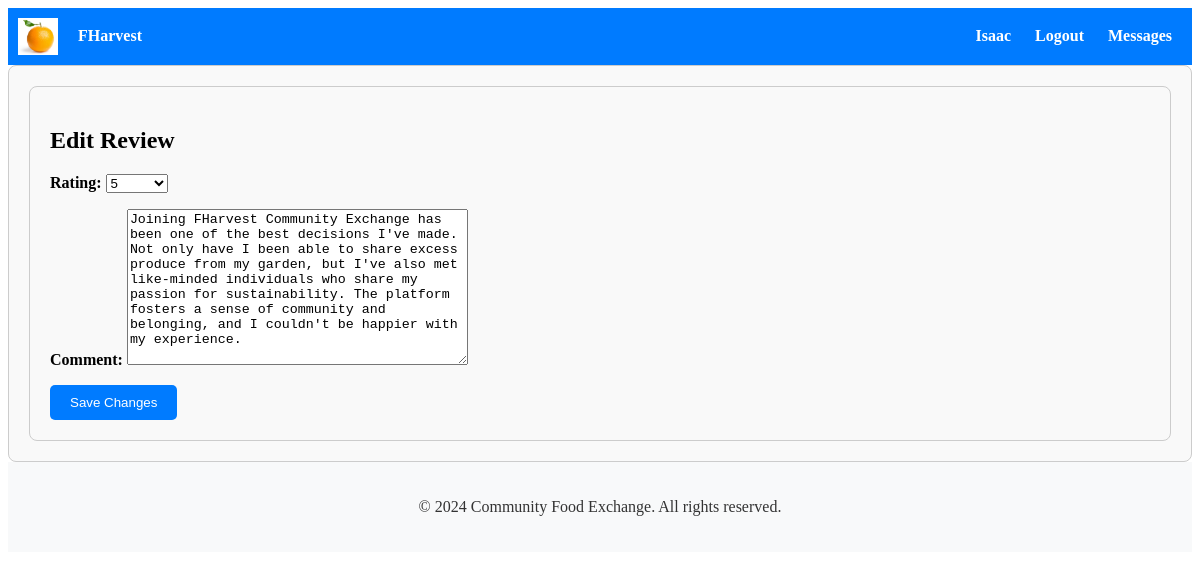
Screenshot of /edit_review/25/ (signed in) with the database file from the repository.
### ratings_reviews/models.py (models this page shows)
class Review(models.Model):
    reviewed_user = models.ForeignKey(User, on_delete=models.CASCADE)
    reviewer = models.ForeignKey(User, on_delete=models.CASCADE, related_name='given_reviews')
    rating = models.IntegerField(choices=[(i, i) for i in range(1, 6)])
    comment = models.TextField(blank=True)
    created_at = models.DateTimeField(auto_now_add=True)
    published = models.BooleanField(default=False)

### ratings_reviews/views.py (the view)
# urls.py: path('edit_review/<int:review_id>/', ratings_reviews_views.edit_review, name='edit_review'),  # Add this line for edit_review view
@login_required
def edit_review(request, review_id):
    review = get_object_or_404(Review, id=review_id)
    if request.method == 'POST':
        form = ReviewForm(request.POST, instance=review)
        if form.is_valid():
            form.save()
            return redirect('home')
    else:
        form = ReviewForm(instance=review)
    return render(request, 'ratings_reviews/edit_review.html', {'form': form, 'review': review})

### ratings_reviews/forms.py
class ReviewForm(forms.ModelForm):
    class Meta:
        model = Review
        fields = ['rating', 'comment']

### ratings_reviews/templates/ratings_reviews/edit_review.html (shortened to what this page needs)
{% extends 'accounts/base.html' %}
{% block content %}
<div class="container">
  <h2>Edit Review</h2>
  <form method="post">
    {{ form.as_p }}
    <button type="submit" class="btn btn-primary">Save Changes</button>
  </form>
</div>
{% endblock %}

### accounts/templates/accounts/base.html (shortened to what this page needs)
{% load static %}
<!DOCTYPE html>
<html lang="en">
<head>
    <link rel="stylesheet" type="text/css" href="{% static 'css/style.css' %}">
    <link href="https://cdn.jsdelivr.net/npm/bootstrap-icons@1.11.3/font/bootstrap-icons.css" rel="stylesheet">
    <link rel="stylesheet" href="{% static 'path/to/compiled/bootstrap-icons.css' %}">
</head>
<body>
    <nav>
        <div class="brand-name">
            <img src="{% static 'logo.png' %}" alt="Logo" class="logo">
            <a href="{% url 'home' %}" style="color: inherit; text-decoration: none;">
                FHarvest
            </a>
        </div>
        <div class="nav-links">
            {% if user.is_authenticated %}
            <a href="{% url 'profile_update' %}">
                <span class="username">{{ user.username }}</span>
            </a>
            <a href="{% url 'logout' %}">Logout</a>
            <a href="{% if latest_conversation_id %}{% url 'conversation_detail' latest_conversation_id %}{% else %}{% url 'conversation_list' %}{% endif %}">
                Messages {% if unread_messages_count %}<span class="badge">{{ unread_messages_count }}</span>{% endif %}
            </a>
            {% else %}
            <a href="{% url 'login' %}">Login</a>
            <a href="{% url 'signup' %}">Signup</a>
            {% endif %}
        </div>
    </nav>
    <div class="container">
        {% block content %}
        {% endblock %}
    </div>
    <footer>
        <p>© 2024 Community Food Exchange. All rights reserved.</p>
    </footer>
</body>
</html>

### accounts/static/css/style.css (style rules this page uses)
.container { max-width: 1200px; margin: 0 auto; padding: 2px; }
.brand-name { display: flex; align-items: center; }
.logo { width: 50px; margin-right: 10px; }
.btn-primary { background-color: #007bff; color: #fff; border: none; padding: 8px 16px; border-radius: 4px; cursor: pointer; text-decoration: none; }
.btn { padding: 8px 16px; background-color: #007bff; color: #fff; border: none; border-radius: 4px; cursor: pointer; text-decoration: none; }
.container { max-width: 800px; margin: 0 auto; }
.container { max-width: 800px; margin: 20px auto; padding: 2px; border: 1px solid #ccc; border-radius: 8px; background-color: #f9f9f9; }
label { font-weight: bold; }
textarea { height: 150px; resize: vertical; }
.btn-primary { background-color: #007bff; color: #fff; border: none; padding: 10px 20px; cursor: pointer; border-radius: 5px; }

### accounts/templates/accounts/base.html (style rules this page uses)
nav { background-color: #007bff; color: #fff; padding: 10px; display: flex; justify-content: space-between; align-items: center; }
nav a { color: #fff; text-decoration: none; margin: 0 10px; font-weight: bold; }
.brand-name { cursor: pointer; display: flex; align-items: center; }
.logo { width: 40px; height: auto; margin-right: 10px; }
footer { background-color: #f8f9fa; color: #333; padding: 20px; text-align: center; }
.container { max-width: 100%; margin: 0 auto; padding: 20px; box-sizing: border-box; }

### rows the page displays
Review: rating "5", comment "Joining FHarvest Community Exchange has been one of the best decisions I've made. Not only have I been able to share excess produce from my garden, but I've also met like-minded individuals who share my passion for sustainability. The platform fosters a sense of community and belonging, and I couldn't be happier with my experience."

### other values shown
{{ user.username }} "Isaac"
